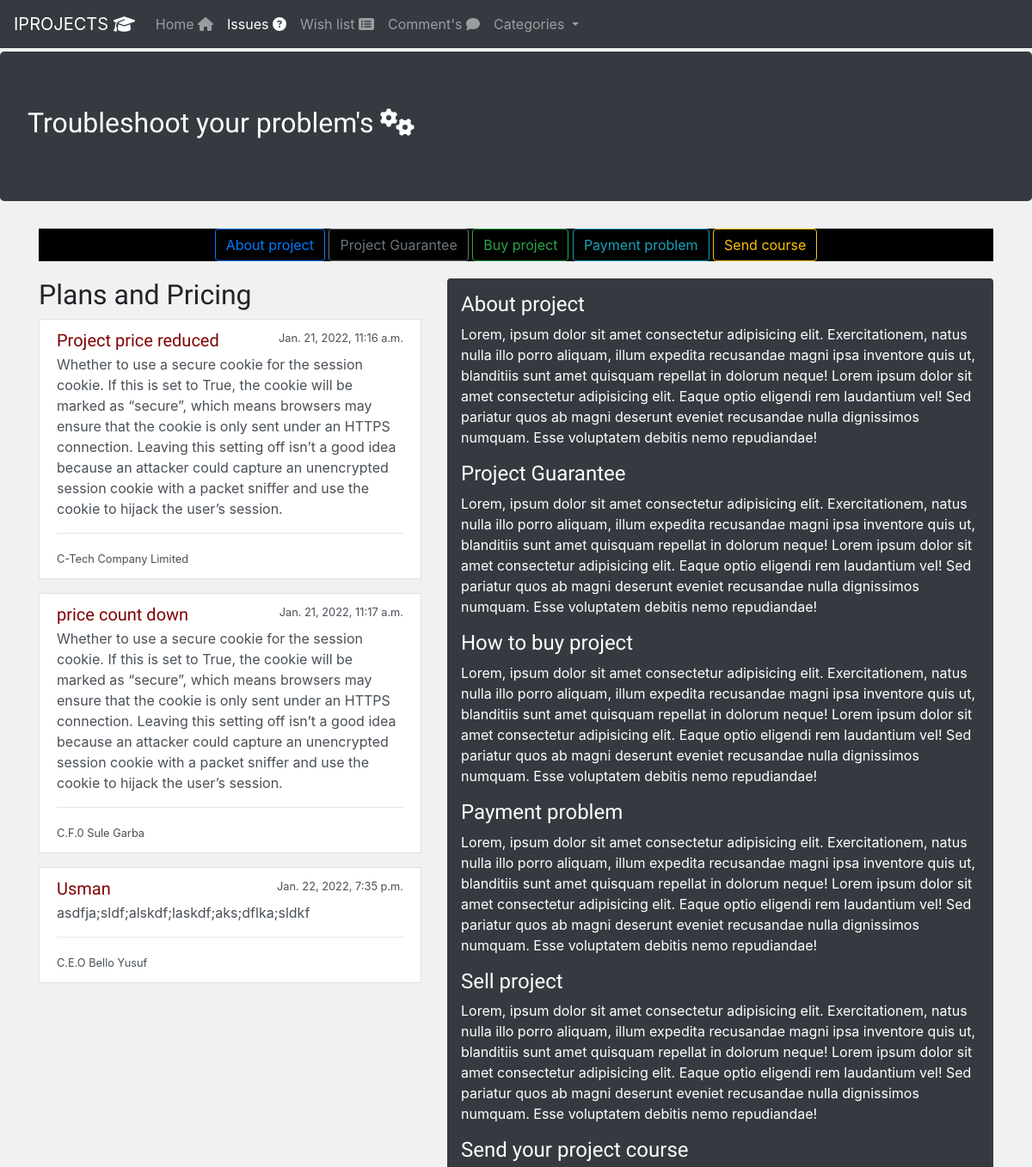
The app's page /content/UserGuid_detail/ (upper part), older data.
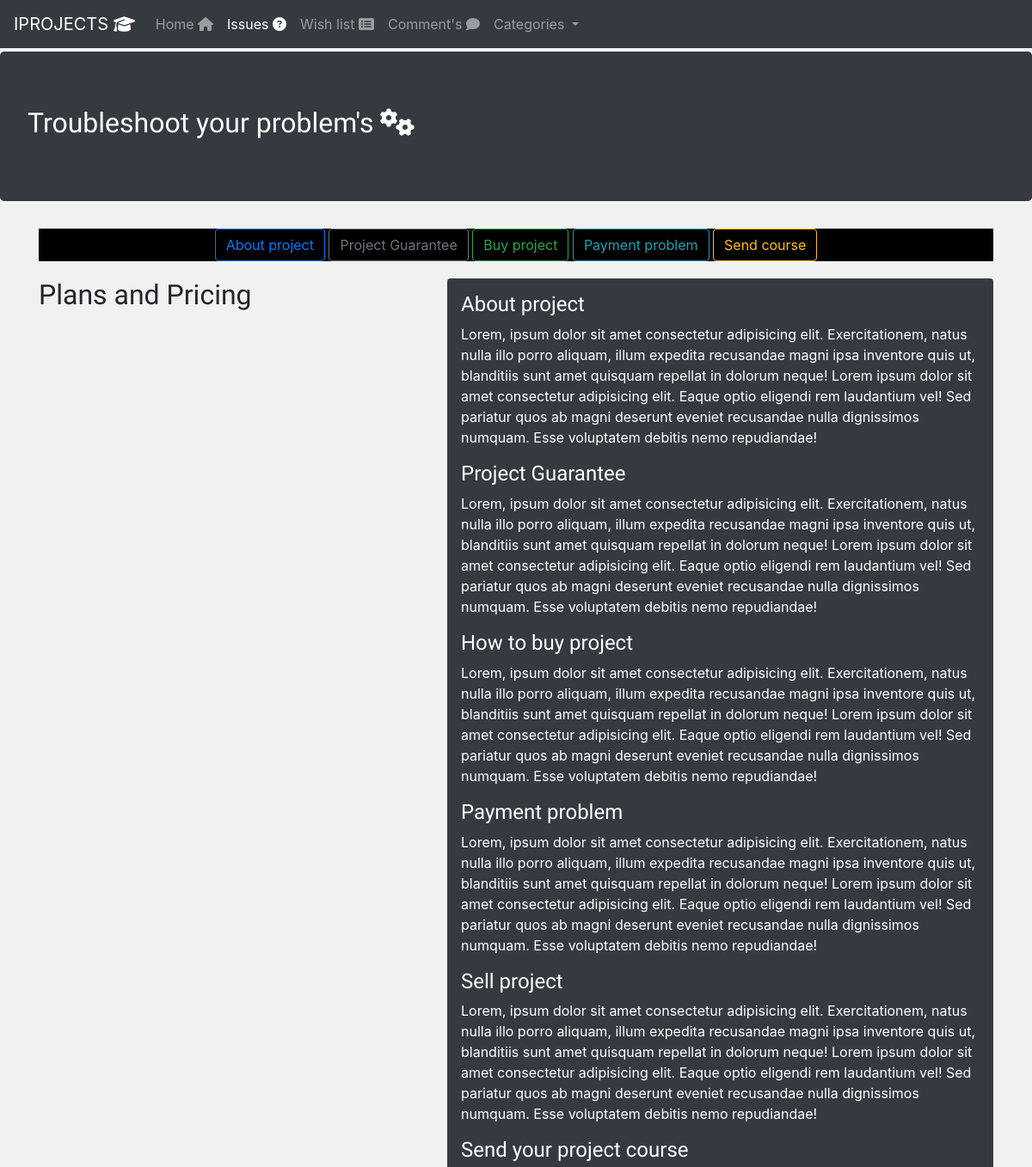
The same page, newer data.
### content/models.py (models this page shows, shortened)
class Plan(models.Model):
    title = models.CharField(max_length=150)
    body = models.TextField()
    created = models.DateTimeField(auto_now=False, auto_now_add=True)
    company = models.CharField(max_length=150)
    class Meta:
        verbose_name = ("Plan")
        verbose_name_plural = ("Plans")

### content/views.py (the view)
# urls.py: path('UserGuid_detail/', views.UserGuid_detail, name='UserGuid_detail'),
def UserGuid_detail(request):
    categories = Category.objects.all()
    plans = Plan.objects.all()
    context = {'plans':plans,
               'categories':categories,
               'section':'UserGuid_detail'}
    return render(request, 'content/guide.html', context)

### content/templates/content/guide.html (shortened to what this page needs)
{% extends 'base.html' %}
{% block content %}
<div class="jumbotron" style=" margin-top:5%; background-color:#343A40; color:white;" >
  <h2>Troubleshoot your problem's <span> <i class="fa fa-cogs"></i></span></h2>
</div>
<div class="container">
    <div style="text-align: center; background-color:black">
      <a class="btn btn-outline-primary" href="#about">About project</a>
      <a class="btn btn-outline-secondary" href="#guarantee">Project Guarantee </a>
      <a class="btn btn-outline-success" href="#buy-project">Buy project</a>
      <a class="btn btn-outline-info" href="#payment">Payment problem</a>
      <a class="btn btn-outline-warning" href="#send-project">Send course</a>
    </div>
   <div class="row" style="margin-top: 20px;">
     <div class="col-sm-5">
      <div class="list-group" >
        <h2 class="feedback">Plans and Pricing </h2>
        {% for plan in plans %}
        <a href="#" class="list-group-item list-group-item-action">
          <div class="d-flex w-100 justify-content-between">
            <h5 style="color: maroon;" class="mb-1">{{ plan.title }}</h5>
            <small>{{ plan.created}}</small>
          </div>
          <p class="mb-1">{{ plan.body }}</p>
          <hr>
          <small>{{ plan.company }}</small>
        </a>
        {% endfor %}
      </div>
    </div>
     <div class="col-sm-7">
      <div class="shadow p-3 mb-5 bg-dark rounded" style="color: white;">
        <div class="guide-content" >
         <h4 id="about">About project</h4>
         <p class="guide-style">Lorem, ipsum dolor sit amet consectetur adipisicing elit.
             Exercitationem, natus nulla illo porro aliquam, illum expedita
             recusandae magni ipsa inventore quis ut, blanditiis
             sunt amet quisquam repellat in dolorum neque!
             Lorem ipsum dolor sit amet consectetur adipisicing elit.
              Eaque optio eligendi rem laudantium vel! Sed pariatur quos ab magni
               deserunt eveniet recusandae nulla dignissimos numquam. Esse voluptatem
               debitis nemo repudiandae!
         </p>
         <h4 id="guarantee">Project Guarantee</h4>
         <p class="guide-style">Lorem, ipsum dolor sit amet consectetur adipisicing elit.
             Exercitationem, natus nulla illo porro aliquam, illum expedita
             recusandae magni ipsa inventore quis ut, blanditiis
             sunt amet quisquam repellat in dolorum neque!
             Lorem ipsum dolor sit amet consectetur adipisicing elit.
              Eaque optio eligendi rem laudantium vel! Sed pariatur quos ab magni
               deserunt eveniet recusandae nulla dignissimos numquam. Esse voluptatem
               debitis nemo repudiandae!
         </p>
         <h4 id="buy-project">How to buy project</h4>
         <p class="guide-style">Lorem, ipsum dolor sit amet consectetur adipisicing elit.
             Exercitationem, natus nulla illo porro aliquam, illum expedita
             recusandae magni ipsa inventore quis ut, blanditiis
             sunt amet quisquam repellat in dolorum neque!
             Lorem ipsum dolor sit amet consectetur adipisicing elit.
              Eaque optio eligendi rem laudantium vel! Sed pariatur quos ab magni
               deserunt eveniet recusandae nulla dignissimos numquam. Esse voluptatem
               debitis nemo repudiandae!
         </p>
         <h4 id="payment">Payment problem</h4>
         <p class="guide-style">Lorem, ipsum dolor sit amet consectetur adipisicing elit.
             Exercitationem, natus nulla illo porro aliquam, illum expedita
             recusandae magni ipsa inventore quis ut, blanditiis
             sunt amet quisquam repellat in dolorum neque!
             Lorem ipsum dolor sit amet consectetur adipisicing elit.
              Eaque optio eligendi rem laudantium vel! Sed pariatur quos ab magni
               deserunt eveniet recusandae nulla dignissimos numquam. Esse voluptatem
               debitis nemo repudiandae!
         </p>
         <h4 id="sell-project">Sell project</h4>
         <p class="guide-style">Lorem, ipsum dolor sit amet consectetur adipisicing elit.
             Exercitationem, natus nulla illo porro aliquam, illum expedita
             recusandae magni ipsa inventore quis ut, blanditiis
             sunt amet quisquam repellat in dolorum neque!
             Lorem ipsum dolor sit amet consectetur adipisicing elit.
              Eaque optio eligendi rem laudantium vel! Sed pariatur quos ab magni
               deserunt eveniet recusandae nulla dignissimos numquam. Esse voluptatem
               debitis nemo repudiandae!
         </p>
         <h4 id="send-project">Send your project course</h4>
        </div>
       </div>
   </div>
</div>
</div>
{% endblock content %}

### content/templates/base.html (shortened to what this page needs)
{% load static %}
<!DOCTYPE html>
<html lang="en">
<head>
    <link rel="stylesheet" href="{% static 'assets/css/bootstrap.css'%}">
    <link rel="stylesheet" href="{% static 'assets/css/base.css'%}">
    <link rel="stylesheet" href="{% static 'assets/fontawesome/css/all.css'%}">
</head>
<body>
    {% include 'include/navbar.html'%}
    {% block content %}
    {% endblock content %}
</body>
</html>

### projectapp/templates/include/navbar.html (shortened to what this page needs)
<nav class="navbar navbar-expand-lg navbar-dark bg-dark fixed-top">
    <a class="navbar-brand" href="{% url 'project_list'%}">IPROJECTS <span><i class="fa fa-graduation-cap"></i></span></a>
    <div class="collapse navbar-collapse" id="navbarNavDropdown">
      <ul class="navbar-nav">
        <li {% if sections == 'project_list' %}class="nav-item active"{% endif %}>
          <a class="nav-link" href="{% url 'project_list'%}">Home <span class="sr-only">(current)</span> <span><i class="fa fa-home"></i></span></a>
        </li>
        <li {% if section == 'UserGuid_detail' %}class="nav-item active"{% endif %}>
          <a class="nav-link" href="{% url 'site_content:UserGuid_detail'%}">Issues <span><i class="fa fa-question-circle"></i></span></a>
        </li>
        <li  {% if section == 'user_wishlist' %}class="nav-item active"{% endif %}>
          <a class="nav-link" href="{% url 'site_content:wishlist'%}">Wish list <span><i class="fa fa-list-alt"></i></span></a>
        </li>
        <li {% if section == 'comment' %}  class="nav-item active" {% endif %}>
          <a class="nav-link" href="{% url 'site_content:comment'%}">Comment's <span><i class="fa fa-comment"></i></span></a>
        </li>
        <li class="nav-item dropdown">
          <a class="nav-link dropdown-toggle" href="#" id="navbarDropdownMenuLink" role="button" data-toggle="dropdown" aria-expanded="false">
            Categories
          </a>
        </li>
      </ul>
  </div>
</nav>

### projectapp/static/assets/css/base.css (style rules this page uses)
body { background-color: #f1f1f1f1; }
h1, h2, h3, h4, h5 , h6 { font-family: 'Ubuntu', sans-serif; font-weight:normal; }
a { text-decoration:none; }

Row changes from the older to the newer data that the page shows:
removed Plan: title "Project price reduced", created "Jan. 21, 2022, 11:16 a.m.", body "Whether to use a secure cookie for the session cookie. If this is set to True, the cookie will be marked as “secure”, which means browsers may ensure that the cookie is only sent under an HTTPS connection. Leaving this setting off isn’t a good idea because an attacker could capture an unencrypted session cookie with a packet sniffer and use the cookie to hijack the user’s session.", company "C-Tech Company Limited"
removed Plan: title "price count down", created "Jan. 21, 2022, 11:17 a.m.", body "Whether to use a secure cookie for the session cookie. If this is set to True, the cookie will be marked as “secure”, which means browsers may ensure that the cookie is only sent under an HTTPS connection. Leaving this setting off isn’t a good idea because an attacker could capture an unencrypted session cookie with a packet sniffer and use the cookie to hijack the user’s session.", company "C.F.0 Sule Garba"
removed Plan: title "Usman", created "Jan. 22, 2022, 7:35 p.m.", body "asdfja;sldf;alskdf;laskdf;aks;dflka;sldkf", company "C.E.O Bello Yusuf"
